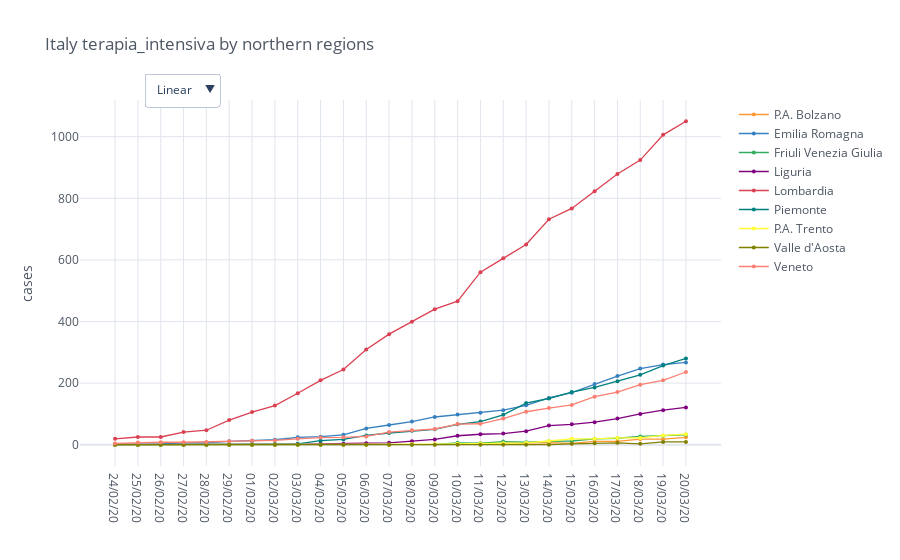

Write notebook code for a chart like this one.
### Code cell
category = 'terapia_intensiva'
regions = io.italy_load_regions(io.italy_northern_regions)
total_cases = io.italy_regions_filter_by_category(regions, category)

mpl.iplot_comparative_plot(total_cases, title='Italy ' + category + ' by northern regions')

### Figure 1 — Plotly figure (JSON) as saved in the notebook; plotly's stock layout.template omitted (floating-point values rounded to 4 significant figures)
{"data": [{"line": {"color": "rgba(255, 153, 51, 1.0)", "dash": "solid", "shape": "linear", "width": 1.3}, "marker": {"size": 4, "symbol": "circle"}, "mode": "lines+markers", "name": "P.A. Bolzano", "text": "", "type": "scatter", "x": ["24/02/20", "25/02/20", "26/02/20", "27/02/20", "28/02/20", "29/02/20", "01/03/20", "02/03/20", "03/03/20", "04/03/20", "05/03/20", "06/03/20", "07/03/20", "08/03/20", "09/03/20", "10/03/20", "11/03/20", "12/03/20", "13/03/20", "14/03/20", "15/03/20", "16/03/20", "17/03/20", "18/03/20", "19/03/20", "20/03/20"], "y": [0, 0, 0, 0, 0, 0, 0, 0, 0, 0, 0, 0, 0, 0, 0, 1, 4, 4, 5, 7, 4, 11, 11, 18, 18, 24]}, {"line": {"color": "rgba(55, 128, 191, 1.0)", "dash": "solid", "shape": "linear", "width": 1.3}, "marker": {"size": 4, "symbol": "circle"}, "mode": "lines+markers", "name": "Emilia Romagna", "text": "", "type": "scatter", "x": ["24/02/20", "25/02/20", "26/02/20", "27/02/20", "28/02/20", "29/02/20", "01/03/20", "02/03/20", "03/03/20", "04/03/20", "05/03/20", "06/03/20", "07/03/20", "08/03/20", "09/03/20", "10/03/20", "11/03/20", "12/03/20", "13/03/20", "14/03/20", "15/03/20", "16/03/20", "17/03/20", "18/03/20", "19/03/20", "20/03/20"], "y": [2, 2, 3, 6, 6, 11, 13, 16, 24, 26, 32, 53, 64, 75, 90, 98, 104, 112, 128, 152, 169, 197, 223, 247, 260, 267]}, {"line": {"color": "rgba(50, 171, 96, 1.0)", "dash": "solid", "shape": "linear", "width": 1.3}, "marker": {"size": 4, "symbol": "circle"}, "mode": "lines+markers", "name": "Friuli Venezia Giulia", "text": "", "type": "scatter", "x": ["24/02/20", "25/02/20", "26/02/20", "27/02/20", "28/02/20", "29/02/20", "01/03/20", "02/03/20", "03/03/20", "04/03/20", "05/03/20", "06/03/20", "07/03/20", "08/03/20", "09/03/20", "10/03/20", "11/03/20", "12/03/20", "13/03/20", "14/03/20", "15/03/20", "16/03/20", "17/03/20", "18/03/20", "19/03/20", "20/03/20"], "y": [0, 0, 0, 0, 0, 0, 0, 0, 0, 0, 0, 0, 1, 1, 1, 6, 5, 10, 8, 11, 12, 19, 21, 27, 29, 32]}, {"line": {"color": "rgba(128, 0, 128, 1.0)", "dash": "solid", "shape": "linear", "width": 1.3}, "marker": {"size": 4, "symbol": "circle"}, "mode": "lines+markers", "name": "Liguria", "text": "", "type": "scatter", "x": ["24/02/20", "25/02/20", "26/02/20", "27/02/20", "28/02/20", "29/02/20", "01/03/20", "02/03/20", "03/03/20", "04/03/20", "05/03/20", "06/03/20", "07/03/20", "08/03/20", "09/03/20", "10/03/20", "11/03/20", "12/03/20", "13/03/20", "14/03/20", "15/03/20", "16/03/20", "17/03/20", "18/03/20", "19/03/20", "20/03/20"], "y": [0, 0, 0, 0, 0, 1, 1, 1, 2, 3, 3, 5, 6, 11, 17, 29, 34, 36, 44, 62, 66, 73, 85, 100, 112, 121]}, {"line": {"color": "rgba(219, 64, 82, 1.0)", "dash": "solid", "shape": "linear", "width": 1.3}, "marker": {"size": 4, "symbol": "circle"}, "mode": "lines+markers", "name": "Lombardia", "text": "", "type": "scatter", "x": ["24/02/20", "25/02/20", "26/02/20", "27/02/20", "28/02/20", "29/02/20", "01/03/20", "02/03/20", "03/03/20", "04/03/20", "05/03/20", "06/03/20", "07/03/20", "08/03/20", "09/03/20", "10/03/20", "11/03/20", "12/03/20", "13/03/20", "14/03/20", "15/03/20", "16/03/20", "17/03/20", "18/03/20", "19/03/20", "20/03/20"], "y": [19, 25, 25, 41, 47, 80, 106, 127, 167, 209, 244, 309, 359, 399, 440, 466, 560, 605, 650, 732, 767, 823, 879, 924, 1006, 1050]}, {"line": {"color": "rgba(0, 128, 128, 1.0)", "dash": "solid", "shape": "linear", "width": 1.3}, "marker": {"size": 4, "symbol": "circle"}, "mode": "lines+markers", "name": "Piemonte", "text": "", "type": "scatter", "x": ["24/02/20", "25/02/20", "26/02/20", "27/02/20", "28/02/20", "29/02/20", "01/03/20", "02/03/20", "03/03/20", "04/03/20", "05/03/20", "06/03/20", "07/03/20", "08/03/20", "09/03/20", "10/03/20", "11/03/20", "12/03/20", "13/03/20", "14/03/20", "15/03/20", "16/03/20", "17/03/20", "18/03/20", "19/03/20", "20/03/20"], "y": [0, 0, 0, 0, 0, 0, 2, 2, 3, 13, 17, 30, 38, 45, 50, 66, 75, 97, 135, 150, 171, 186, 206, 227, 257, 280]}, {"line": {"color": "rgba(255, 255, 51, 1.0)", "dash": "solid", "shape": "linear", "width": 1.3}, "marker": {"size": 4, "symbol": "circle"}, "mode": "lines+markers", "name": "P.A. Trento", "text": "", "type": "scatter", "x": ["24/02/20", "25/02/20", "26/02/20", "27/02/20", "28/02/20", "29/02/20", "01/03/20", "02/03/20", "03/03/20", "04/03/20", "05/03/20", "06/03/20", "07/03/20", "08/03/20", "09/03/20", "10/03/20", "11/03/20", "12/03/20", "13/03/20", "14/03/20", "15/03/20", "16/03/20", "17/03/20", "18/03/20", "19/03/20", "20/03/20"], "y": [0, 0, 0, 0, 0, 0, 0, 0, 0, 0, 0, 0, 1, 2, 2, 3, 4, 5, 6, 12, 19, 19, 22, 22, 30, 34]}, {"line": {"color": "rgba(128, 128, 0, 1.0)", "dash": "solid", "shape": "linear", "width": 1.3}, "marker": {"size": 4, "symbol": "circle"}, "mode": "lines+markers", "name": "Valle d'Aosta", "text": "", "type": "scatter", "x": ["24/02/20", "25/02/20", "26/02/20", "27/02/20", "28/02/20", "29/02/20", "01/03/20", "02/03/20", "03/03/20", "04/03/20", "05/03/20", "06/03/20", "07/03/20", "08/03/20", "09/03/20", "10/03/20", "11/03/20", "12/03/20", "13/03/20", "14/03/20", "15/03/20", "16/03/20", "17/03/20", "18/03/20", "19/03/20", "20/03/20"], "y": [0, 0, 0, 0, 0, 0, 0, 0, 0, 0, 0, 0, 0, 0, 0, 0, 0, 0, 0, 0, 3, 5, 6, 3, 9, 9]}, {"line": {"color": "rgba(251, 128, 114, 1.0)", "dash": "solid", "shape": "linear", "width": 1.3}, "marker": {"size": 4, "symbol": "circle"}, "mode": "lines+markers", "name": "Veneto", "text": "", "type": "scatter", "x": ["24/02/20", "25/02/20", "26/02/20", "27/02/20", "28/02/20", "29/02/20", "01/03/20", "02/03/20", "03/03/20", "04/03/20", "05/03/20", "06/03/20", "07/03/20", "08/03/20", "09/03/20", "10/03/20", "11/03/20", "12/03/20", "13/03/20", "14/03/20", "15/03/20", "16/03/20", "17/03/20", "18/03/20", "19/03/20", "20/03/20"], "y": [4, 7, 8, 8, 9, 11, 13, 14, 19, 23, 24, 27, 41, 47, 51, 67, 68, 85, 107, 119, 129, 156, 171, 195, 209, 236]}], "layout": {"legend": {"bgcolor": "#FFFFFF", "font": {"color": "#4D5663"}}, "paper_bgcolor": "#FFFFFF", "plot_bgcolor": "#FFFFFF", "title": {"font": {"color": "#4D5663"}, "text": "Italy terapia_intensiva by northern regions"}, "updatemenus": [{"buttons": [{"args": [{"yaxis.type": "linear"}], "label": "Linear", "method": "relayout"}, {"args": [{"yaxis.type": "log"}], "label": "Log", "method": "relayout"}], "direction": "down", "pad": {"r": 10, "t": 10}, "showactive": true, "x": 0.1, "xanchor": "left", "y": 1.1, "yanchor": "top"}], "xaxis": {"gridcolor": "#E1E5ED", "showgrid": true, "tickfont": {"color": "#4D5663"}, "title": {"font": {"color": "#4D5663"}, "text": ""}, "zerolinecolor": "#E1E5ED"}, "yaxis": {"gridcolor": "#E1E5ED", "showgrid": true, "tickfont": {"color": "#4D5663"}, "title": {"font": {"color": "#4D5663"}, "text": "cases"}, "zerolinecolor": "#E1E5ED"}}}
